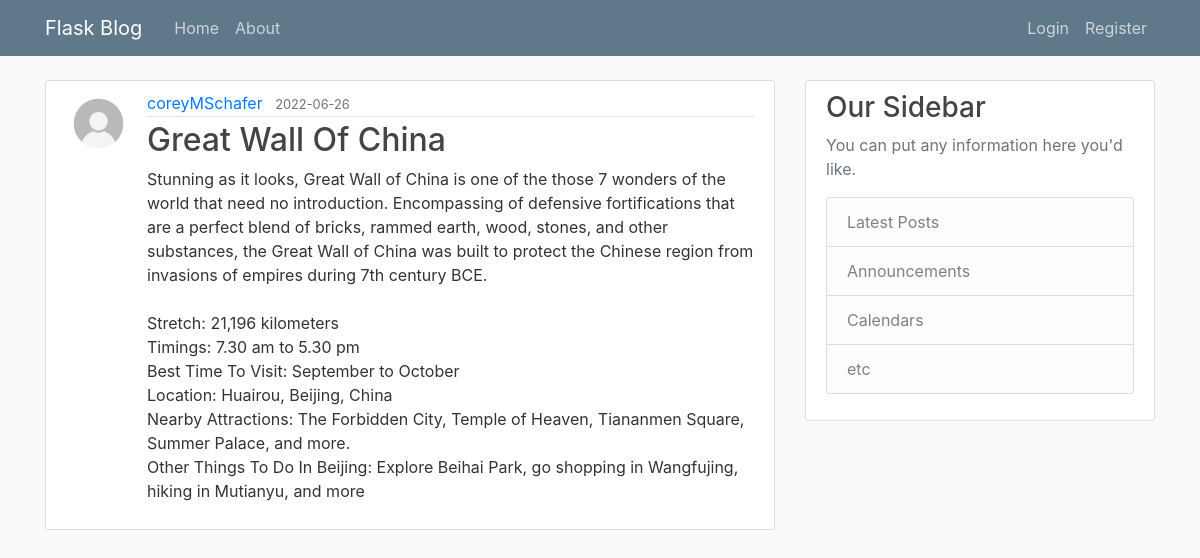
Screenshot of /post/20 with the database file from the repository.
### app/models.py (models this page shows, shortened)
class User(db.Model, UserMixin):
  id = db.Column(db.Integer, primary_key=True)
  username = db.Column(db.String(20), unique=True, nullable=False)
  email = db.Column(db.String(120), unique=True, nullable=False)
  image_file = db.Column(db.String(20), nullable=False, default='default.jpg')
  password = db.Column(db.String(60), nullable=False)
  posts = db.relationship('Post', backref='author',lazy=True)

class Post(db.Model):
  id = db.Column(db.Integer, primary_key=True)
  title = db.Column(db.String(100), nullable=False)
  date_posted = db.Column(db.DateTime, nullable=False, default=datetime.utcnow)
  content = db.Column(db.Text, nullable=False)
  user_id = db.Column(db.Integer, db.ForeignKey('user.id'), nullable=False)

### app/posts/routes.py (the view)
@posts.route("/post/<int:post_id>")
def post(post_id):
  post = Post.query.get_or_404(post_id)
  return render_template('post.html', title=post.title, post=post)

### app/templates/post.html (shortened to what this page needs)
{% extends "layout.html" %}
{% block content %}
<article class="media content-section">
  <img src="{{ url_for('static', filename='profile_pics/' + post.author.image_file) }}"
    class="rounded-circle article-img">
  <div class="media-body">
    <div class="article-metadata">
      <a class="mr-2" href="{{ url_for('users.user_posts', username=post.author.username) }}">{{ post.author.username }}</a>
      <small class="text-muted">{{ post.date_posted.strftime('%Y-%m-%d') }}</small>
    </div>
    <h2 class="article-title">{{ post.title }}</h2>
    <p class="article-content">{{ post.content }}</p>
  </div>
</article>
{% endblock content %}

### app/static/main.css (style rules this page uses)
body { background: #fafafa; color: #333333; margin-top: 5rem; }
h1, h2, h3, h4, h5, h6 { color: #444444; }
.content-section { background: #ffffff; padding: 10px 20px; border: 1px solid #dddddd; border-radius: 3px; margin-bottom: 20px; }
.article-title { color: #444444; }
.article-content { white-space: pre-line; }
.article-img { height: 65px; width: 65px; margin-right: 16px; }
.article-metadata { padding-bottom: 1px; margin-bottom: 4px; border-bottom: 1px solid #e3e3e3 }

### rows the page displays
User: image_file (placeholder picture), author.username "coreyMSchafer"
Post: date_posted "2022-06-26", title "Great Wall Of China", content "Stunning as it looks, Great Wall of China is one of the those 7 wonders of the world that need no introduction. Encompassing of defensive fortifications that are a perfect blend of bricks, rammed earth, wood, stones, and other substances, the Great Wall of China was built to protect the Chinese region from invasions of empires during 7th century BCE. Stretch: 21,196 kilometers Timings: 7.30 am to 5.30 pm Best Time To Visit: September to October Location: Huairou, Beijing, China Nearby Attractions: The Forbidden City, Temple of Heaven, Tiananmen Square, Summer Palace, and more. Other Things To Do In Beijing: Explore Beihai Park, go shopping in Wangfujing, hiking in Mutianyu, and more"
